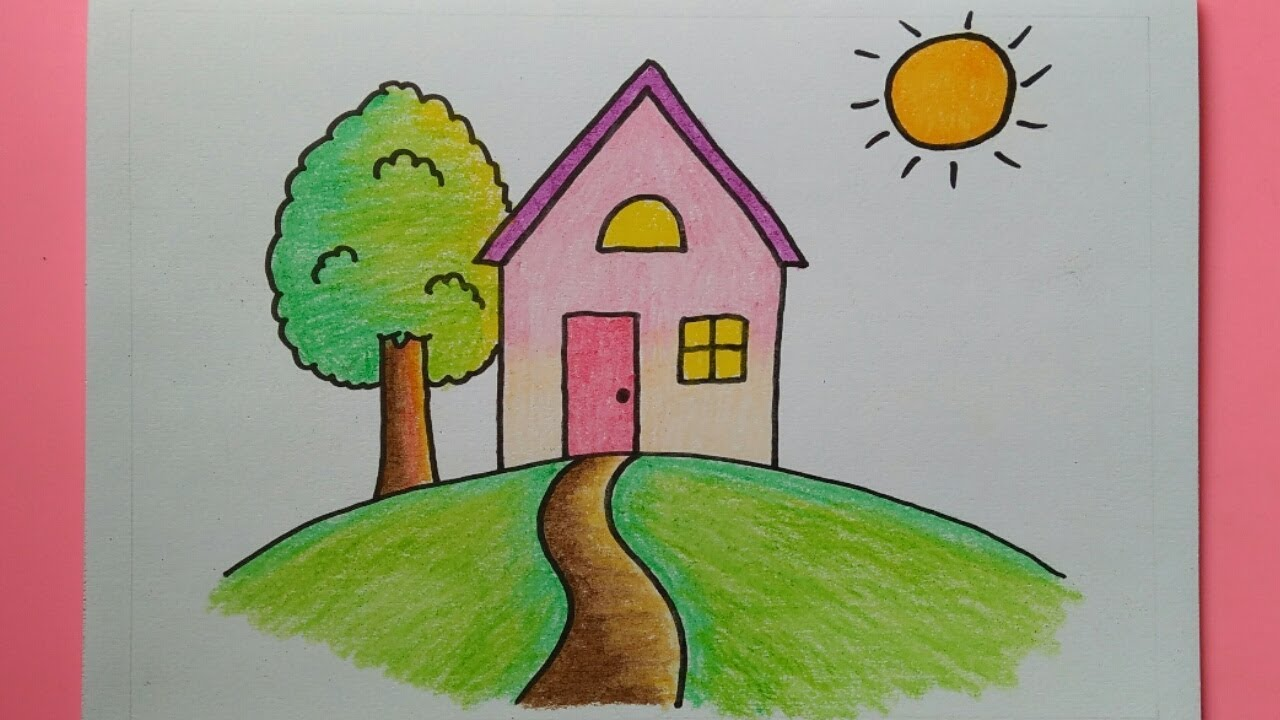
#> input picture Gambar/gambar anak tk.jpg, 1280 x 720 px, found by its file name
$ python 'Log Transformation.py'
#> lines starting #> are read from the running program, lines starting #| are printed output that depends on the picture
import cv2
import numpy as np

# Open the image.
img = cv2.imread('Gambar/gambar anak tk.jpg')
#> img is the input picture: shape (720, 1280, 3); mean B, G, R 128.6, 150.4, 159.4

# Apply log transform.
c = 255/(np.log(1 + np.max(img)))
#> c = 46.46
log_transformed = c * np.log(1 + img)
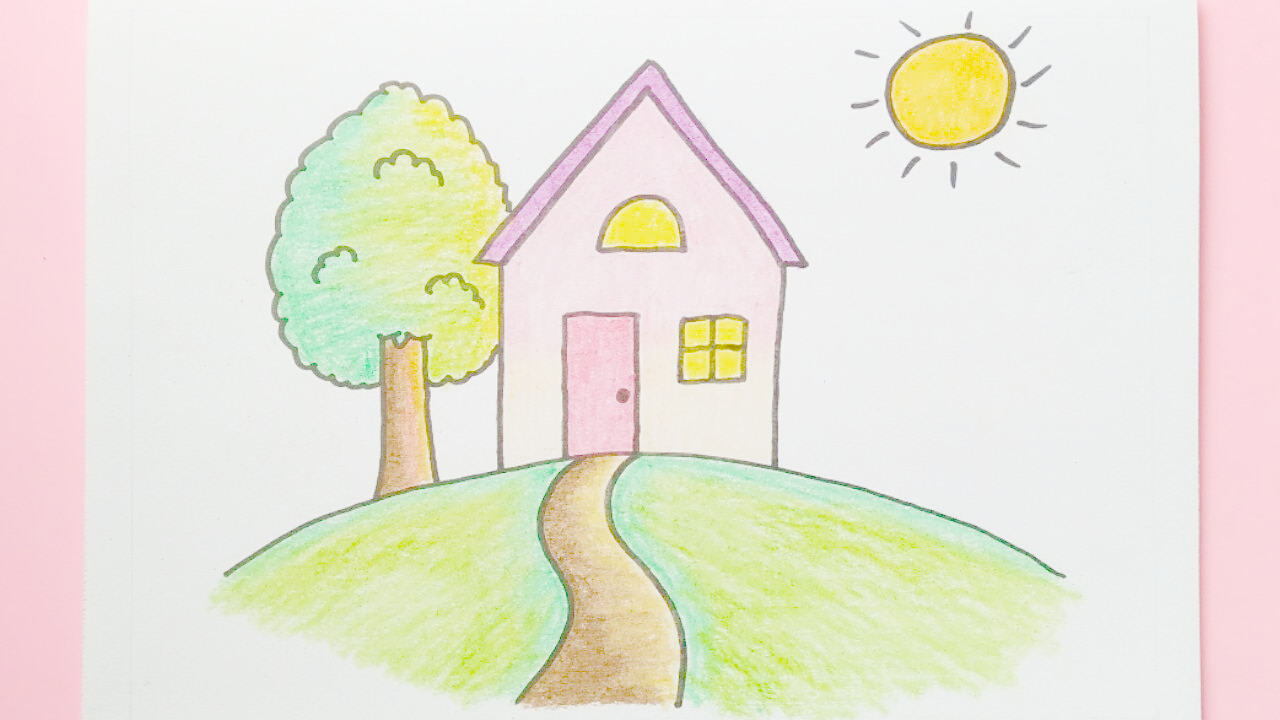
#> log_transformed: shape (720, 1280, 3) float16; mean B, G, R 217.5, 231.5, 233.9

# Specify the data type.
log_transformed = np.array(log_transformed, dtype = np.uint8)

# Save the output.
cv2.imwrite('Gambar/Hasil Gambar.jpg', log_transformed)
